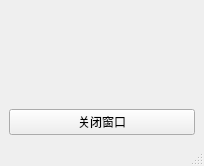
<?xml version="1.0" encoding="UTF-8"?>
<ui version="4.0">
 <class>MainWindow</class>
 <widget class="QMainWindow" name="MainWindow">
  <property name="geometry">
   <rect>
    <x>0</x>
    <y>0</y>
    <width>204</width>
    <height>166</height>
   </rect>
  </property>
  <property name="windowTitle">
   <string>MainWindow</string>
  </property>
  <widget class="QWidget" name="centralwidget">
   <layout class="QVBoxLayout" name="verticalLayout">
    <item>
     <spacer name="verticalSpacer">
      <property name="orientation">
       <enum>Qt::Vertical</enum>
      </property>
      <property name="sizeHint" stdset="0">
       <size>
        <width>20</width>
        <height>40</height>
       </size>
      </property>
     </spacer>
    </item>
    <item>
     <widget class="QPushButton" name="pushButton">
      <property name="text">
       <string>关闭窗口</string>
      </property>
     </widget>
    </item>
   </layout>
  </widget>
  <widget class="QMenuBar" name="menubar">
   <property name="geometry">
    <rect>
     <x>0</x>
     <y>0</y>
     <width>204</width>
     <height>21</height>
    </rect>
   </property>
  </widget>
  <widget class="QStatusBar" name="statusbar"/>
 </widget>
 <resources/>
 <connections>
  <connection>
   <sender>pushButton</sender>
   <signal>clicked()</signal>
   <receiver>MainWindow</receiver>
   <slot>close()</slot>
   <hints>
    <hint type="sourcelabel">
     <x>101</x>
     <y>125</y>
    </hint>
    <hint type="destinationlabel">
     <x>101</x>
     <y>82</y>
    </hint>
   </hints>
  </connection>
 </connections>
</ui>
